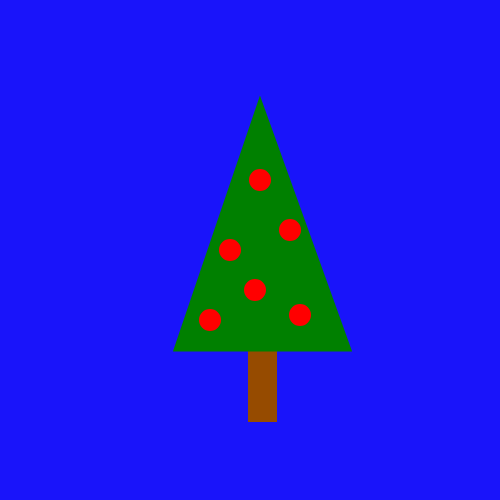
Frame 1 (no input)
Frame 60 (no input): identical to frame 1, image omitted
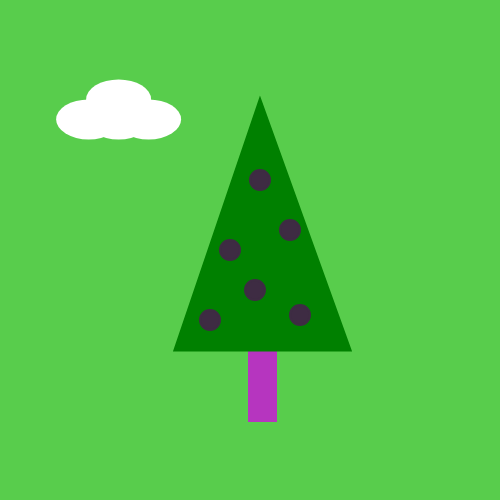
Frame 120 (the mouse pressed at the canvas centre since frame 60)

The p5.js sketch that drew these frames (run headless with seeded random() and noise() and a simulated clock; from frame 60 on, the mouse is pressed at the canvas centre):

// p5.js sketch
// ── sketch.js
// Miller A
// Title: Cloudy Apple Tree Day
// I will be continuing to try my best at coding, for this the player will be clicking the mouse to change the colors and make a random new cloud, along with being able to press Q to restart the drawing without refreshing. 

let treeColor, bgColor, appleColor;
let cloudX = 0;  // Starting x position of the cloud
let cloudSpeed = 2; // Speed at which the cloud moves
let clouds = []; // Array to store multiple clouds

function setup() {
  createCanvas(500, 500);

  treeColor = color(150, 75, 0); // Brown for the tree
  bgColor = color(25, 20, 250);  // Blue for the background
  appleColor = color('Red');     // Red for the apples

  background(bgColor); //background color

  fill(treeColor); // tree trunk
  stroke(treeColor);
  strokeWeight(4);
  rect(250, 350, 25, 70); 

  noStroke()

  fill('Green')  // tree leaves
  stroke('Green');
  strokeWeight(3);
  triangle(175, 350, 260, 100, 350, 350);
  fill(0, 255, 0)

  noStroke()

  fill(appleColor); // apples
  stroke(appleColor);
  strokeWeight(2);
  circle(230, 250, 20);
  circle(300, 315, 20);
  circle(260, 180, 20);
  circle(290, 230, 20);
  circle(255, 290, 20);
  circle(210, 320, 20);
}

function draw() {
  // Clear the background and redraw
  background(bgColor);

  // Redraw tree and apples
  fill(treeColor);
  stroke(treeColor);
  strokeWeight(4);
  rect(250, 350, 25, 70); 

  noStroke()

  fill('Green')
  stroke('Green');
  strokeWeight(3);
  triangle(175, 350, 260, 100, 350, 350);
  fill(0, 255, 0)

  noStroke()

  fill(appleColor);
  stroke(appleColor);
  strokeWeight(2);
  circle(230, 250, 20);
  circle(300, 315, 20);
  circle(260, 180, 20);
  circle(290, 230, 20);
  circle(255, 290, 20);
  circle(210, 320, 20);

  // Draw and move all clouds
  for (let i = 0; i < clouds.length; i++) {
    let cloud = clouds[i];
    
    fill(255);
    noStroke();
    ellipse(cloud.x, cloud.y, 65, 40);
    ellipse(cloud.x, cloud.y - 20, 65, 40);
    ellipse(cloud.x - 30, cloud.y, 65, 40);
    ellipse(cloud.x + 30, cloud.y, 65, 40);
    
    cloud.x += cloud.speed;
    
    // Reverse direction when cloud reaches the edges
    if (cloud.x > width + 40 || cloud.x < -40) {
      cloud.speed *= -1;
    }
  }
}

function mousePressed() {
  // Change colors when the mouse is pressed
  treeColor = color(random(255), random(255), random(255));  
  bgColor = color(random(255), random(255), random(255));    
  appleColor = color(random(255), random(255), random(255)); 

  background(bgColor);

  fill(treeColor);
  stroke(treeColor);
  strokeWeight(4);
  rect(250, 350, 25, 70); 

  noStroke()

  fill('Green')
  stroke('Green');
  strokeWeight(3);
  triangle(175, 350, 260, 100, 350, 350);
  fill(0, 255, 0)

  noStroke()

  fill(appleColor);
  stroke(appleColor);
  strokeWeight(2);
  circle(230, 250, 20);
  circle(300, 315, 20);
  circle(260, 180, 20);
  circle(290, 230, 20);
  circle(255, 290, 20);
  circle(210, 320, 20);

  // Toggle cloud direction when mouse is pressed
  cloudSpeed *= -1;  // Reverse the direction of the cloud

  // Add a new cloud at a random position
  let newCloud = {
    x: random(width),
    y: random(50, 150),
    speed: cloudSpeed
  }
  clouds.push(newCloud);
}

function keyPressed() {
  // Reset everything when the 'Q' key is pressed
  if (key === 'Q' || key === 'q') {
    // Reset variables
    treeColor = color(150, 75, 0); // Brown for the tree
    bgColor = color(25, 20, 250);  // Blue for the background
    appleColor = color('Red');     // Red for the apples
    cloudX = 0;  // Starting x position of the cloud
    cloudSpeed = 2; // Speed at which the cloud moves
    clouds = []; // Clear clouds array

    // Redraw everything
    background(bgColor);

    fill(treeColor); // tree trunk
    stroke(treeColor);
    strokeWeight(4);
    rect(250, 350, 25, 70); 

    noStroke()

    fill('Green')  // tree leaves
    stroke('Green');
    strokeWeight(3);
    triangle(175, 350, 260, 100, 350, 350);
    fill(0, 255, 0)

    noStroke()

    fill(appleColor); // apples
    stroke(appleColor);
    strokeWeight(2);
    circle(230, 250, 20);
    circle(300, 315, 20);
    circle(260, 180, 20);
    circle(290, 230, 20);
    circle(255, 290, 20);
    circle(210, 320, 20);
  }
}
